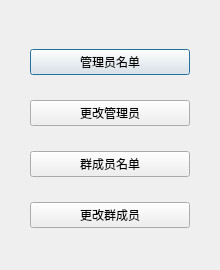
<?xml version="1.0" encoding="UTF-8"?>
<ui version="4.0">
 <class>GroupTools</class>
 <widget class="QDialog" name="GroupTools">
  <property name="geometry">
   <rect>
    <x>0</x>
    <y>0</y>
    <width>220</width>
    <height>270</height>
   </rect>
  </property>
  <property name="windowTitle">
   <string>Dialog</string>
  </property>
  <widget class="QWidget" name="verticalLayoutWidget">
   <property name="geometry">
    <rect>
     <x>30</x>
     <y>30</y>
     <width>160</width>
     <height>218</height>
    </rect>
   </property>
   <layout class="QVBoxLayout" name="GroupTools_2">
    <item>
     <widget class="QPushButton" name="ManagerList">
      <property name="text">
       <string>管理员名单</string>
      </property>
     </widget>
    </item>
    <item>
     <widget class="QPushButton" name="ChangeManager">
      <property name="text">
       <string>更改管理员</string>
      </property>
     </widget>
    </item>
    <item>
     <widget class="QPushButton" name="PeopleGroup">
      <property name="text">
       <string>群成员名单</string>
      </property>
     </widget>
    </item>
    <item>
     <widget class="QPushButton" name="ChangePeople">
      <property name="text">
       <string>更改群成员</string>
      </property>
     </widget>
    </item>
   </layout>
  </widget>
 </widget>
 <resources/>
 <connections/>
</ui>
